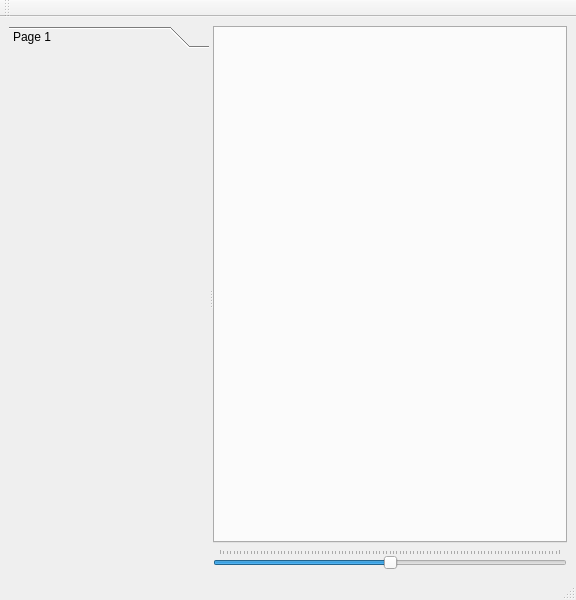
<?xml version="1.0" encoding="UTF-8"?>
<ui version="4.0">
 <class>MainWindow</class>
 <widget class="QMainWindow" name="MainWindow">
  <property name="geometry">
   <rect>
    <x>0</x>
    <y>0</y>
    <width>576</width>
    <height>600</height>
   </rect>
  </property>
  <property name="windowTitle">
   <string>MainWindow</string>
  </property>
  <widget class="QWidget" name="centralwidget">
   <layout class="QVBoxLayout" name="verticalLayout_2">
    <item>
     <widget class="QSplitter" name="splitter">
      <property name="orientation">
       <enum>Qt::Horizontal</enum>
      </property>
      <property name="childrenCollapsible">
       <bool>false</bool>
      </property>
      <widget class="QToolBox" name="toolBox">
       <property name="sizePolicy">
        <sizepolicy hsizetype="Minimum" vsizetype="Preferred">
         <horstretch>1</horstretch>
         <verstretch>1</verstretch>
        </sizepolicy>
       </property>
       <property name="minimumSize">
        <size>
         <width>100</width>
         <height>0</height>
        </size>
       </property>
       <property name="maximumSize">
        <size>
         <width>200</width>
         <height>16777215</height>
        </size>
       </property>
       <property name="currentIndex">
        <number>0</number>
       </property>
       <widget class="QWidget" name="page">
        <property name="geometry">
         <rect>
          <x>0</x>
          <y>0</y>
          <width>200</width>
          <height>496</height>
         </rect>
        </property>
        <attribute name="label">
         <string>Page 1</string>
        </attribute>
       </widget>
      </widget>
      <widget class="QWidget" name="">
       <layout class="QVBoxLayout" name="verticalLayout">
        <item>
         <widget class="QTabWidget" name="tabWidget">
          <property name="sizePolicy">
           <sizepolicy hsizetype="Expanding" vsizetype="Expanding">
            <horstretch>255</horstretch>
            <verstretch>1</verstretch>
           </sizepolicy>
          </property>
          <property name="currentIndex">
           <number>-1</number>
          </property>
         </widget>
        </item>
        <item>
         <widget class="QSlider" name="zoomSpider">
          <property name="maximum">
           <number>1000</number>
          </property>
          <property name="value">
           <number>500</number>
          </property>
          <property name="orientation">
           <enum>Qt::Horizontal</enum>
          </property>
          <property name="tickPosition">
           <enum>QSlider::TicksAbove</enum>
          </property>
         </widget>
        </item>
       </layout>
      </widget>
     </widget>
    </item>
   </layout>
   <zorder>splitter</zorder>
   <zorder>zoomSpider</zorder>
   <zorder>tabWidget</zorder>
  </widget>
  <widget class="QMenuBar" name="menubar">
   <property name="geometry">
    <rect>
     <x>0</x>
     <y>0</y>
     <width>576</width>
     <height>19</height>
    </rect>
   </property>
  </widget>
  <widget class="QStatusBar" name="statusbar"/>
  <widget class="QToolBar" name="toolBar">
   <property name="windowTitle">
    <string>toolBar</string>
   </property>
   <attribute name="toolBarArea">
    <enum>TopToolBarArea</enum>
   </attribute>
   <attribute name="toolBarBreak">
    <bool>false</bool>
   </attribute>
  </widget>
 </widget>
 <resources/>
 <connections/>
</ui>
